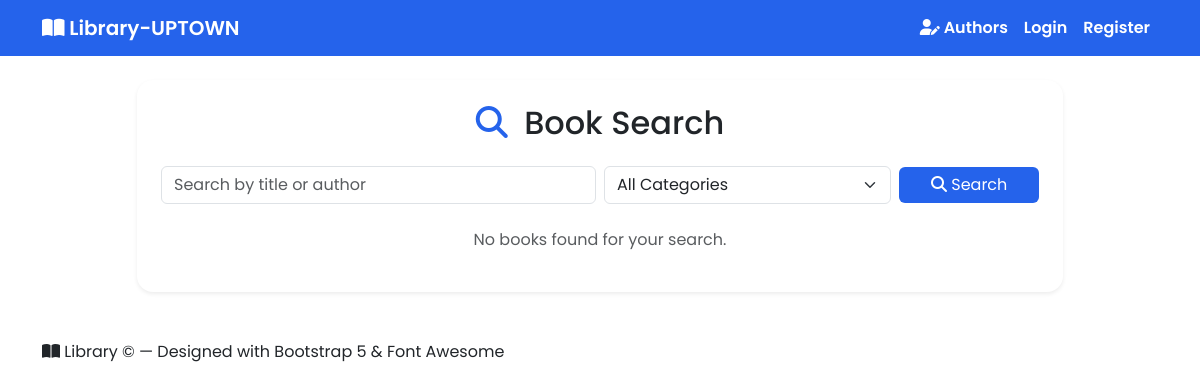
/library/books/search/, run on an earlier commit of the app's database.
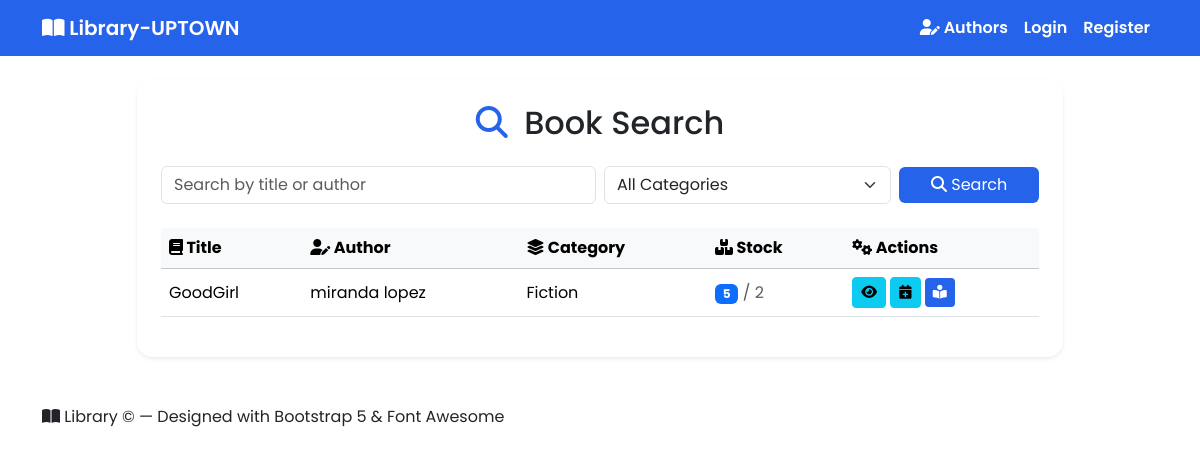
And on a later commit of the database.
### library/models.py (models this page shows, shortened)
class Book(models.Model):
    CATEGORY_CHOICES = [
        ('FICTION', 'Fiction'),
        ('SCI-FI', 'Science Fiction'),
        ('BIOGRAPHY', 'Biography'),
        ('EDUCATION', 'Education')
    ]
    category = models.CharField(
        max_length=20,
        choices=CATEGORY_CHOICES,
        default='FICTION'
    )
    title = models.CharField(max_length=200)
    author = models.ForeignKey(Author, on_delete=models.CASCADE, related_name='books')
    isbn = models.CharField(
        'ISBN',
        max_length=13,
        unique=True,
        validators=[MinLengthValidator(13)]
    )
    publication_date = models.DateField()
    quantity = models.PositiveIntegerField(default=1)
    available = models.PositiveIntegerField(default=1)
    class Meta:
        ordering = ['title']

class Author(models.Model):
    first_name = models.CharField(max_length=100)
    last_name = models.CharField(max_length=100)
    birth_date = models.DateField(null=True, blank=True)
    biography = models.TextField(blank=True)
    def __str__(self):
        return f"{self.first_name} {self.last_name}"
    class Meta:
        ordering = ['last_name', 'first_name']

### library/views.py (the view)
# urls.py: path('books/search/', views.BookSearchView.as_view(), name='book-search'),
class BookSearchView(ListView):
    model = Book
    template_name = "library/book_search.html"
    context_object_name = "books"
    def get_queryset(self):
        queryset = super().get_queryset()
        q = self.request.GET.get("q")
        if q:
            queryset = queryset.filter(title__icontains=q)
        return queryset

### library/templates/library/book_search.html (shortened to what the changed rows need)
{% extends "base.html" %}
{% block extra_head %}
<link rel="stylesheet" href="https://cdnjs.cloudflare.com/ajax/libs/font-awesome/6.5.0/css/all.min.css">
{% endblock %}
{% block content %}
<div class="row justify-content-center">
    <div class="col-lg-10">
        <div class="card shadow-sm border-0 mb-4">
            <div class="card-body p-4">
                <h2 class="card-title mb-4 text-center">
                    <i class="fa-solid fa-magnifying-glass"></i> Book Search
                </h2>
                <form method="get" class="mb-4">
                    <div class="row g-2 align-items-center">
                    </div>
                </form>
                {% if books %}
                <div class="table-responsive">
                    <table class="table table-hover align-middle">
                        <thead class="table-light">
                            <tr>
                                <th><i class="fa-solid fa-book"></i> Title</th>
                                <th><i class="fa-solid fa-user-pen"></i> Author</th>
                                <th><i class="fa-solid fa-layer-group"></i> Category</th>
                                <th><i class="fa-solid fa-boxes-stacked"></i> Stock</th>
                                <th><i class="fa-solid fa-gears"></i> Actions</th>
                            </tr>
                        </thead>
                        <tbody>
                            {% for book in books %}
                            <tr>
                                <td>{{ book.title }}</td>
                                <td>{{ book.author }}</td>
                                <td>{{ book.get_category_display }}</td>
                                <td>
                                    <span class="badge bg-primary">{{ book.available }}</span>
                                    <span class="text-muted">/ {{ book.quantity }}</span>
                                </td>
                                <td>
                                    <a href="{% url 'library:book-detail' book.pk %}" class="btn btn-sm btn-info" title="Details">
                                        <i class="fa-solid fa-eye"></i>
                                    </a>
                                    <a href="{% url 'library:reservation-add' %}?book={{ book.pk }}" class="btn btn-sm btn-info" title="Reserve">
                                        <i class="fa-solid fa-calendar-plus"></i>
                                    </a>
                                    {% if book.available > 0 %}
                                    <a href="{% url 'library:borrow-book' book.pk %}" class="btn btn-sm btn-primary" title="Borrow">
                                        <i class="fa-solid fa-book-reader"></i>
                                    </a>
                                    {% endif %}
                                </td>
                            </tr>
                            {% endfor %}
                        </tbody>
                    </table>
                </div>
                {% else %}
                    <p class="text-center text-muted mt-4">No books found for your search.</p>
                {% endif %}
            </div>
        </div>
    </div>
</div>
{% endblock %}

What changed in the data, as far as the page shows it:
added Book: title "GoodGirl", author "miranda lopez", category "Fiction", available "5", quantity "2"
Also different on the page:
text no longer shown: "No books found for your search."
text now shown: "Title Author Category Stock Actions"
